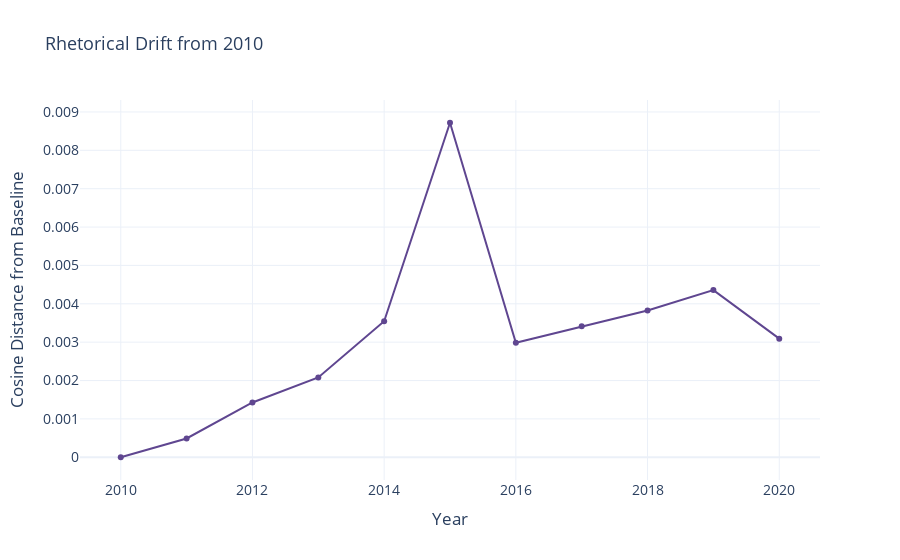

Here is the notebook cell this chart was saved with:
### Code cell
fig_drift = px.line(
    drift_df, 
    x="year", 
    y="drift_distance", 
    markers=True, 
    title=f"Rhetorical Drift from {drift_df['from_year'].iloc[0]}",
    color_discrete_sequence=colors
)

fig_drift.update_layout(
    template="plotly_white",
    xaxis_title="Year",
    yaxis_title="Cosine Distance from Baseline",
    title_font_size=18,
    font=dict(size=14),
    plot_bgcolor="white"
)

fig_drift.show()

### Figure 1 — Plotly figure (JSON) as saved in the notebook; plotly's stock layout.template omitted (floating-point values rounded to 4 significant figures)
{"data": [{"hovertemplate": "year=%{x}<br>drift_distance=%{y}<extra></extra>", "legendgroup": "", "line": {"color": "rgb(95, 70, 144)", "dash": "solid"}, "marker": {"symbol": "circle"}, "mode": "lines+markers", "name": "", "orientation": "v", "showlegend": false, "type": "scatter", "x": [2010, 2011, 2012, 2013, 2014, 2015, 2016, 2017, 2018, 2019, 2020], "xaxis": "x", "y": [2.384e-07, 0.0004889, 0.001429, 0.00208, 0.003545, 0.008719, 0.002986, 0.003416, 0.003827, 0.004357, 0.003091], "yaxis": "y"}], "layout": {"font": {"size": 14}, "legend": {"tracegroupgap": 0}, "plot_bgcolor": "white", "title": {"font": {"size": 18}, "text": "Rhetorical Drift from 2010"}, "xaxis": {"anchor": "y", "domain": [0, 1], "title": {"text": "Year"}}, "yaxis": {"anchor": "x", "domain": [0, 1], "title": {"text": "Cosine Distance from Baseline"}}}}
